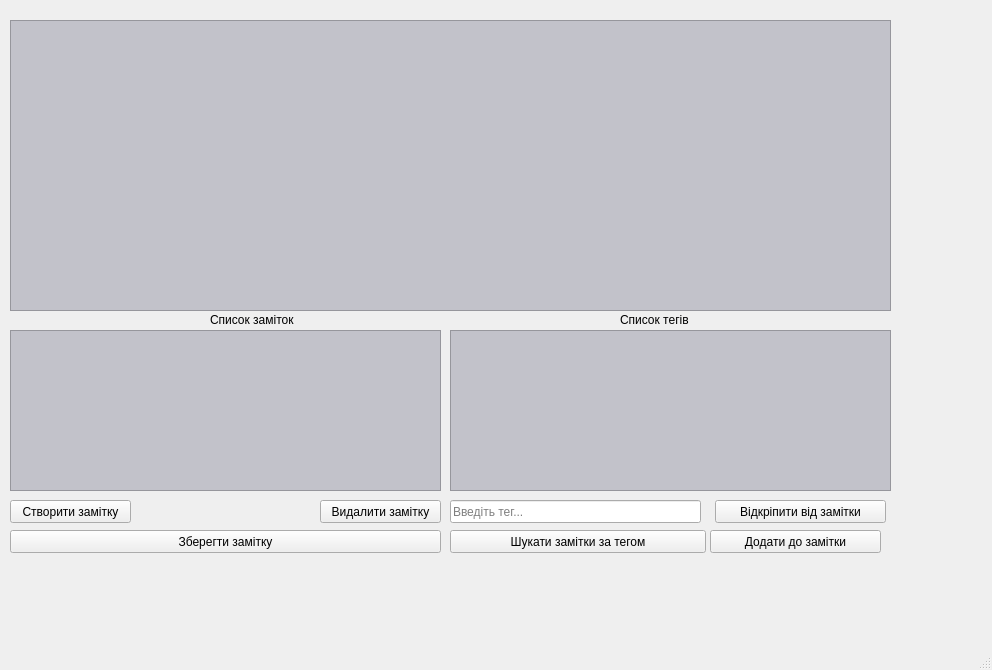
<?xml version="1.0" encoding="UTF-8"?>
<ui version="4.0">
 <class>MainWindow</class>
 <widget class="QMainWindow" name="MainWindow">
  <property name="geometry">
   <rect>
    <x>0</x>
    <y>0</y>
    <width>992</width>
    <height>670</height>
   </rect>
  </property>
  <property name="windowTitle">
   <string>MainWindow</string>
  </property>
  <widget class="QWidget" name="centralwidget">
   <widget class="QTextEdit" name="field_text">
    <property name="geometry">
     <rect>
      <x>10</x>
      <y>20</y>
      <width>881</width>
      <height>291</height>
     </rect>
    </property>
    <property name="styleSheet">
     <string notr="true">background-color: rgb(194, 194, 202);
font: 8pt &quot;MV Boli&quot;;</string>
    </property>
   </widget>
   <widget class="QListWidget" name="listWidget">
    <property name="geometry">
     <rect>
      <x>10</x>
      <y>330</y>
      <width>431</width>
      <height>161</height>
     </rect>
    </property>
    <property name="styleSheet">
     <string notr="true">background-color: rgb(194, 194, 202);
font: 8pt &quot;MV Boli&quot;;</string>
    </property>
   </widget>
   <widget class="QListWidget" name="listWidget_2">
    <property name="geometry">
     <rect>
      <x>450</x>
      <y>330</y>
      <width>441</width>
      <height>161</height>
     </rect>
    </property>
    <property name="styleSheet">
     <string notr="true">background-color: rgb(194, 194, 202);
font: 8pt &quot;MV Boli&quot;;</string>
    </property>
   </widget>
   <widget class="QPushButton" name="button_note_create">
    <property name="geometry">
     <rect>
      <x>10</x>
      <y>500</y>
      <width>121</width>
      <height>23</height>
     </rect>
    </property>
    <property name="text">
     <string>Створити замітку</string>
    </property>
   </widget>
   <widget class="QPushButton" name="button_note_del">
    <property name="geometry">
     <rect>
      <x>320</x>
      <y>500</y>
      <width>121</width>
      <height>23</height>
     </rect>
    </property>
    <property name="text">
     <string>Видалити замітку</string>
    </property>
   </widget>
   <widget class="QPushButton" name="button_note_save">
    <property name="geometry">
     <rect>
      <x>10</x>
      <y>530</y>
      <width>431</width>
      <height>23</height>
     </rect>
    </property>
    <property name="text">
     <string>Зберегти замітку</string>
    </property>
   </widget>
   <widget class="QPushButton" name="button_tag_add">
    <property name="geometry">
     <rect>
      <x>710</x>
      <y>530</y>
      <width>171</width>
      <height>23</height>
     </rect>
    </property>
    <property name="text">
     <string>Додати до замітки</string>
    </property>
   </widget>
   <widget class="QPushButton" name="button_tag_del">
    <property name="geometry">
     <rect>
      <x>715</x>
      <y>500</y>
      <width>171</width>
      <height>23</height>
     </rect>
    </property>
    <property name="text">
     <string>Відкріпити від замітки</string>
    </property>
   </widget>
   <widget class="QPushButton" name="button_tag_search">
    <property name="geometry">
     <rect>
      <x>450</x>
      <y>530</y>
      <width>256</width>
      <height>23</height>
     </rect>
    </property>
    <property name="styleSheet">
     <string notr="true"/>
    </property>
    <property name="text">
     <string>Шукати замітки за тегом</string>
    </property>
   </widget>
   <widget class="QLabel" name="list_notes_label">
    <property name="geometry">
     <rect>
      <x>210</x>
      <y>310</y>
      <width>111</width>
      <height>20</height>
     </rect>
    </property>
    <property name="text">
     <string>Список заміток</string>
    </property>
   </widget>
   <widget class="QLabel" name="label_2">
    <property name="geometry">
     <rect>
      <x>620</x>
      <y>310</y>
      <width>71</width>
      <height>20</height>
     </rect>
    </property>
    <property name="styleSheet">
     <string notr="true">font: 8pt &quot;Pristina&quot;;</string>
    </property>
    <property name="text">
     <string>Список тегів</string>
    </property>
   </widget>
   <widget class="QLineEdit" name="field_tag">
    <property name="geometry">
     <rect>
      <x>450</x>
      <y>500</y>
      <width>251</width>
      <height>23</height>
     </rect>
    </property>
    <property name="styleSheet">
     <string notr="true">
font: 8pt &quot;MV Boli&quot;;</string>
    </property>
    <property name="text">
     <string/>
    </property>
    <property name="placeholderText">
     <string>Введіть тег...</string>
    </property>
   </widget>
  </widget>
  <widget class="QMenuBar" name="menubar">
   <property name="geometry">
    <rect>
     <x>0</x>
     <y>0</y>
     <width>992</width>
     <height>21</height>
    </rect>
   </property>
  </widget>
  <widget class="QStatusBar" name="statusbar"/>
 </widget>
 <resources/>
 <connections/>
</ui>
